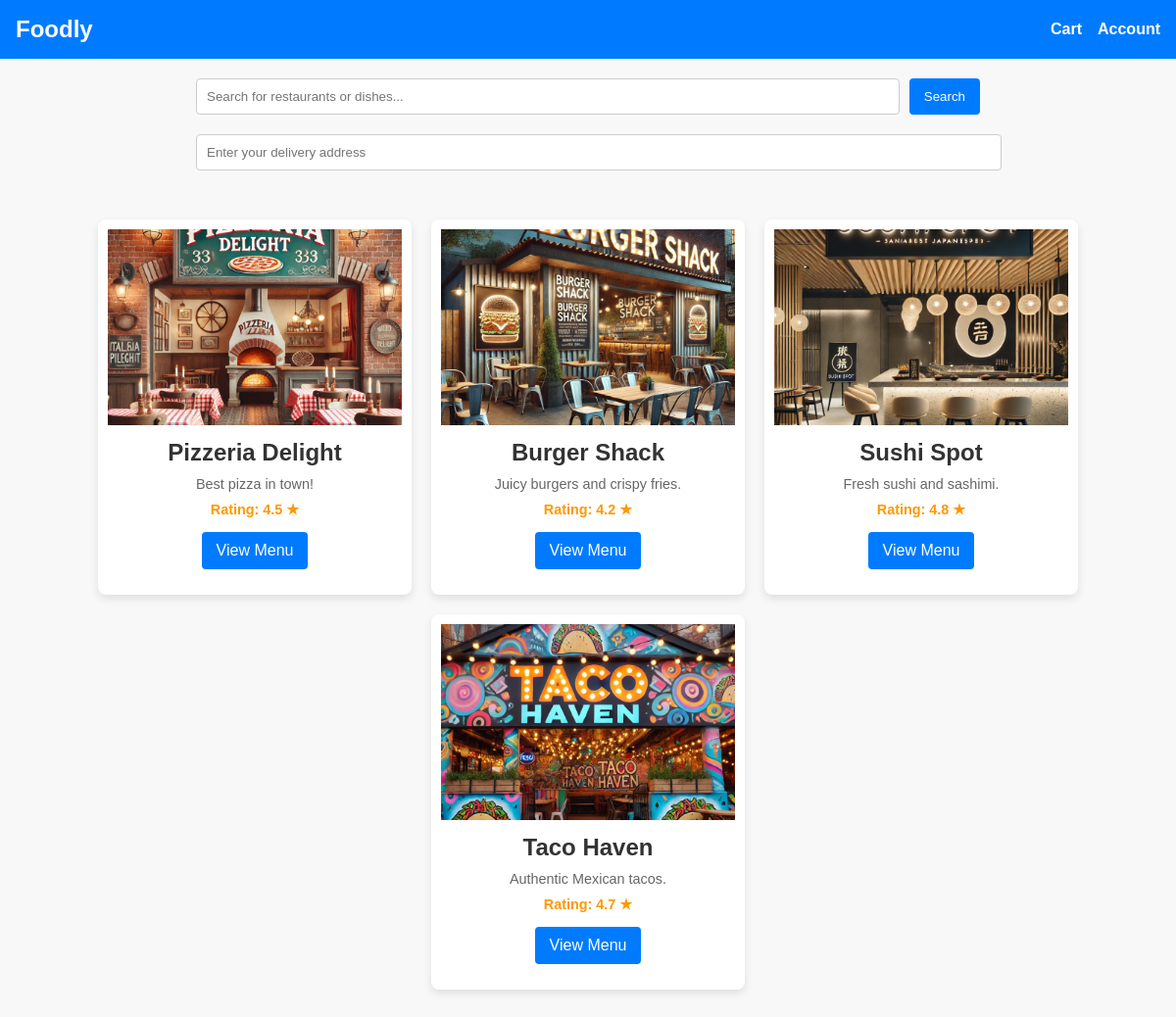
The page / on the database its author committed.
### tables this page shows
CREATE TABLE Restaurant (
    RestaurantID INTEGER PRIMARY KEY,
    Name VARCHAR(100) NOT NULL,
    Description TEXT,
    ContactNumber VARCHAR(15),
    Email VARCHAR(100) UNIQUE,
    LocationID INTEGER,
    Rating DECIMAL(2,1),
    CreatedAt TIMESTAMP DEFAULT CURRENT_TIMESTAMP,
    UpdatedAt TIMESTAMP DEFAULT CURRENT_TIMESTAMP,
    FOREIGN KEY (LocationID) REFERENCES Address(AddressID)
);

### app.py (the view)
@app.route('/')
def home():
    restaurants = query_db("SELECT * FROM Restaurant")
    return render_template('home.html', restaurants=restaurants)

### app.py (called while the page is built)
def query_db(query, args=(), one=False):
    conn = sqlite3.connect(DB_PATH)
    conn.row_factory = sqlite3.Row
    cur = conn.cursor()
    cur.execute(query, args)
    rv = cur.fetchall()
    conn.commit()
    conn.close()
    return (rv[0] if rv else None) if one else rv

### templates/home.html (shortened to what this page needs)
<!DOCTYPE html>
<html lang="en">
<head>
    <link rel="stylesheet" href="{{ url_for('static', filename='styles.css') }}">
</head>
<body>
    <header>
        <div class="logo">Foodly</div>
        <div class="nav">
            <a href="/cart">Cart</a>
            <a href="/account">Account</a>
        </div>
    </header>
    <div class="search-container">
        <input type="text" placeholder="Search for restaurants or dishes..." name="search">
        <button>Search</button>
    </div>
    <div class="address-container">
        <input type="text" placeholder="Enter your delivery address" name="address">
    </div>
    <main>
        <section class="restaurant-list">
            {% for restaurant in restaurants %}
            <article class="restaurant-card">
                <img src="{{ url_for('static', filename='images/restaurant' ~ restaurant['RestaurantID'] ~ '.png') }}" alt="{{ restaurant['Name'] }}">
                <h2>{{ restaurant['Name'] }}</h2>
                <p>{{ restaurant['Description'] }}</p>
                <p class="rating">Rating: {{ restaurant['Rating'] }} ★</p>
                <a href="{{ url_for('restaurant_menu', restaurant_id=restaurant['RestaurantID']) }}" class="btn">View Menu</a>
            </article>
            {% endfor %}
        </section>
    </main>
</body>
</html>

### static/styles.css (style rules this page uses)
body { font-family: Arial, sans-serif; margin: 0; padding: 0; background-color: #f8f8f8; }
header { background-color: #ff6347; color: white; padding: 1rem; text-align: center; }
.restaurant-list { display: flex; flex-wrap: wrap; justify-content: center; padding: 2rem; }
.restaurant-card { background-color: white; border-radius: 8px; box-shadow: 0 4px 8px rgba(0, 0, 0, 0.1); margin: 1rem; max-width: 300px; overflow: hidden; text-align: center; transition: transform 0.2s; }
.restaurant-card img { width: 100%; height: auto; }
.restaurant-card h2 { color: #333; font-size: 1.5rem; margin: 0.5rem 0; }
.restaurant-card p { color: #666; font-size: 1rem; padding: 0 1rem; }
.btn { background-color: #ff6347; border: none; border-radius: 4px; color: white; display: inline-block; margin: 1rem 0; padding: 0.5rem 1rem; text-decoration: none; transition: background-color 0.2s; }

### templates/home.html (style rules this page uses)
body { font-family: Arial, sans-serif; margin: 0; padding: 0; background-color: #f8f8f8; }
header { background-color: #007bff; color: white; padding: 1rem; display: flex; justify-content: space-between; align-items: center; }
header .logo { font-size: 1.5rem; font-weight: bold; }
header .nav { display: flex; gap: 1rem; }
header .nav a { color: white; text-decoration: none; font-weight: bold; }
.search-container { margin: 20px auto; max-width: 800px; display: flex; gap: 10px; }
.search-container input { width: 100%; padding: 10px; border-radius: 4px; border: 1px solid #ccc; }
.search-container button { padding: 10px 15px; background-color: #007bff; color: white; border: none; border-radius: 4px; cursor: pointer; }
.address-container { margin: 20px auto; max-width: 800px; }
.address-container input { width: 100%; padding: 10px; border-radius: 4px; border: 1px solid #ccc; }
.restaurant-list { display: flex; flex-wrap: wrap; justify-content: center; padding: 20px; }
.restaurant-card { background-color: white; border-radius: 8px; box-shadow: 0 4px 8px rgba(0, 0, 0, 0.1); margin: 10px; width: 300px; overflow: hidden; text-align: center; padding: 10px; }
.restaurant-card img { width: 100%; height: 200px; object-fit: cover; }
.restaurant-card h2 { font-size: 1.5rem; margin: 10px 0; }
.restaurant-card p { font-size: 0.9rem; color: #666; margin: 5px 0; }
.restaurant-card .rating { margin-top: 10px; font-weight: bold; color: #ff9800; }
.restaurant-card .btn { margin-top: 10px; background-color: #007bff; color: white; text-decoration: none; padding: 10px 15px; border-radius: 4px; display: inline-block; }

### rows shown on the page
Restaurant: shows a picture, Name "Pizzeria Delight", Description "Best pizza in town!", Rating "4.5"
Restaurant: shows a picture, Name "Burger Shack", Description "Juicy burgers and crispy fries.", Rating "4.2"
Restaurant: shows a picture, Name "Sushi Spot", Description "Fresh sushi and sashimi.", Rating "4.8"
Restaurant: shows a picture, Name "Taco Haven", Description "Authentic Mexican tacos.", Rating "4.7"
